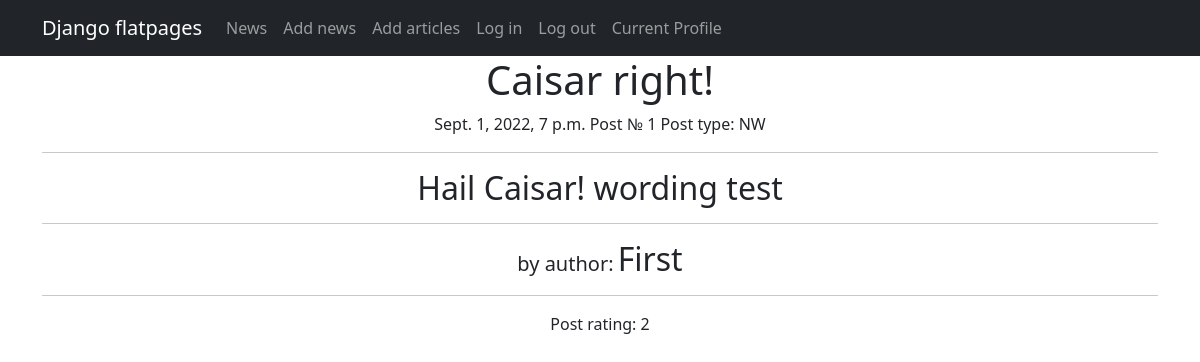
Page /news/1 on the earlier database version.
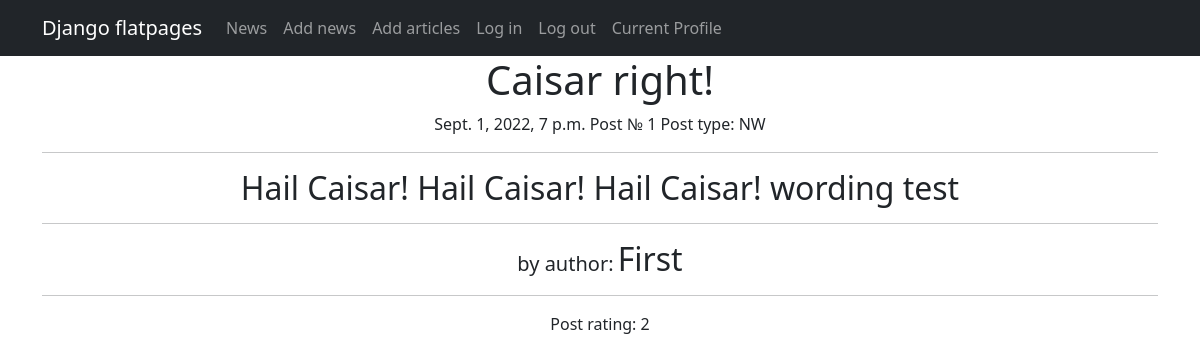
Same page on the later database version.
### newsapp/models.py (models this page shows, shortened)
class Post(models.Model):
    author = models.ForeignKey(Author, on_delete=models.CASCADE)
    NEWS = 'NW'
    ARTICLE = 'AR'
    CATEGORY_CHOICES = (
        (NEWS, 'News'),
        (ARTICLE, 'Article'),
    )
    categoryType = models.CharField(max_length=2, choices=CATEGORY_CHOICES, default=ARTICLE)
    dateCreation = models.DateTimeField(auto_now_add=True)
    postCategory = models.ManyToManyField(Category, through='PostCategory')
    title = models.CharField(max_length=128)
    text = models.TextField()
    rating = models.SmallIntegerField(default=0)

class Author(models.Model):
    authorUser = models.OneToOneField(User, on_delete=models.CASCADE)
    ratingAuthor = models.SmallIntegerField(default=0)

### newsapp/views.py (the view)
# urls.py: path('<int:pk>', NEWSOne.as_view(), name='post_view'),
class NEWSOne(DetailView):
    model = Post
    template_name = 'post.html'
    context_object_name = 'post'

### newsapp/templatetags/custom_filters.py (called while the page is built)
@register.filter()
def scensor(text):
    ban_words = ('редиска', 'bla')
    if not isinstance(text, str):
        raise TypeError(f"unresolved type '{type(text)}' expected  type 'str'")
    for word in text.split():
        if word.lower() in ban_words:
            text = text.replace(word, f"{'Hail Caisar! '}")
    return text

### newsapp/templates/post.html (shortened to what this page needs)
{% extends 'flatpages/default.html' %}
{% load custom_filters %}
{% block content %}
<h1> {{ post.title }} </h1>
<h8> {{ post.dateCreation }} Post № {{ post.id }} Post type: {{ post.categoryType }}</h8>
<hr>
<h2> {{ post.text|scensor }} </h2>
<hr>
<h5 style="display:inline;">by author:</h5> <h2 style="display:inline;">{{ post.author.authorUser.username }}</h2>
<hr>
<h10> Post rating: {{ post.rating }} </h10>
{% endblock content %}

Differences in the rows shown:
changed Post "Caisar right!": text|scensor "Hail Caisar! wording test" → "Hail Caisar! Hail Caisar! Hail Caisar! wording test"
